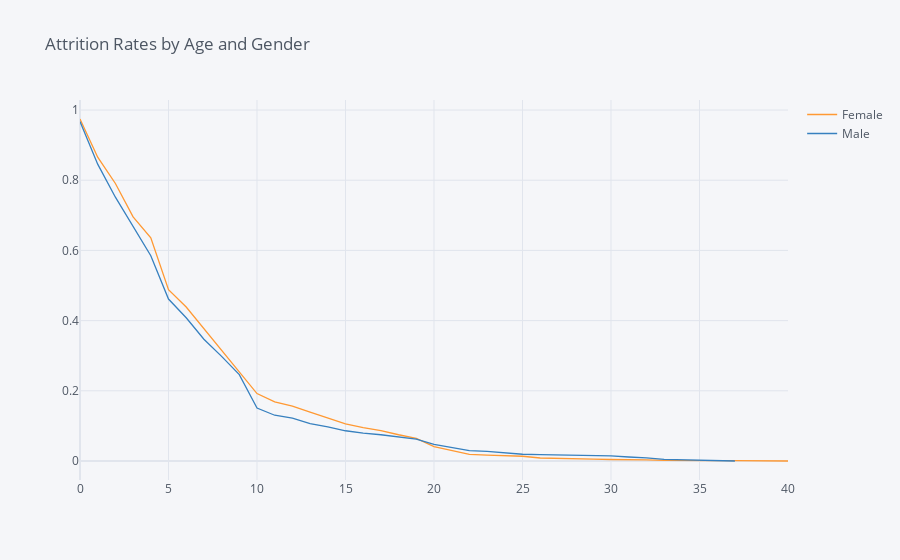

The code cell stored with this chart in its notebook:
### Code cell
points = survival(data,  'Gender', 'YearsAtCompany','Age')
points.iplot(kind='line', title='Attrition Rates by Age and Gender')

### Figure 1 — Plotly figure (JSON) as saved in the notebook; plotly's stock layout.template omitted (floating-point values rounded to 4 significant figures)
{"data": [{"line": {"color": "rgba(255, 153, 51, 1.0)", "dash": "solid", "shape": "linear", "width": 1.3}, "mode": "lines", "name": "Female", "text": "", "type": "scatter", "x": [0, 1, 2, 3, 4, 5, 6, 7, 8, 9, 10, 11, 12, 13, 14, 15, 16, 17, 18, 19, 20, 21, 22, 23, 24, 25, 26, 27, 29, 30, 31, 32, 33, 34, 36, 37, 40], "y": [0.9745, 0.8656, 0.7908, 0.6956, 0.6361, 0.4881, 0.4388, 0.3776, 0.3146, 0.2534, 0.1922, 0.1684, 0.1565, 0.1395, 0.1224, 0.1054, 0.09524, 0.08673, 0.07483, 0.06463, 0.04082, 0.03061, 0.01871, 0.01701, 0.01531, 0.01361, 0.008503, 0.006803, 0.005102, 0.004252, 0.004252, 0.003401, 0.001701, 0.0008503, 0.0008503, 0.0008503, 0]}, {"line": {"color": "rgba(55, 128, 191, 1.0)", "dash": "solid", "shape": "linear", "width": 1.3}, "mode": "lines", "name": "Male", "text": "", "type": "scatter", "x": [0, 1, 2, 3, 4, 5, 6, 7, 8, 9, 10, 11, 12, 13, 14, 15, 16, 17, 18, 19, 20, 21, 22, 23, 24, 25, 26, 27, 29, 30, 31, 32, 33, 34, 36, 37, 40], "y": [0.9671, 0.8458, 0.7517, 0.6701, 0.585, 0.4615, 0.4082, 0.3469, 0.2982, 0.246, 0.1508, 0.1304, 0.1224, 0.1066, 0.09751, 0.08617, 0.07937, 0.07483, 0.06803, 0.06236, 0.04762, 0.03855, 0.02948, 0.02721, 0.02268, 0.01927, 0.01814, 0.01701, 0.01587, 0.01474, 0.01134, 0.00907, 0.004535, 0.003401, 0.001134, 0, ""]}], "layout": {"legend": {"bgcolor": "#F5F6F9", "font": {"color": "#4D5663"}}, "paper_bgcolor": "#F5F6F9", "plot_bgcolor": "#F5F6F9", "title": {"font": {"color": "#4D5663"}, "text": "Attrition Rates by Age and Gender"}, "xaxis": {"gridcolor": "#E1E5ED", "showgrid": true, "tickfont": {"color": "#4D5663"}, "title": {"font": {"color": "#4D5663"}, "text": ""}, "zerolinecolor": "#E1E5ED"}, "yaxis": {"gridcolor": "#E1E5ED", "showgrid": true, "tickfont": {"color": "#4D5663"}, "title": {"font": {"color": "#4D5663"}, "text": ""}, "zerolinecolor": "#E1E5ED"}}}
